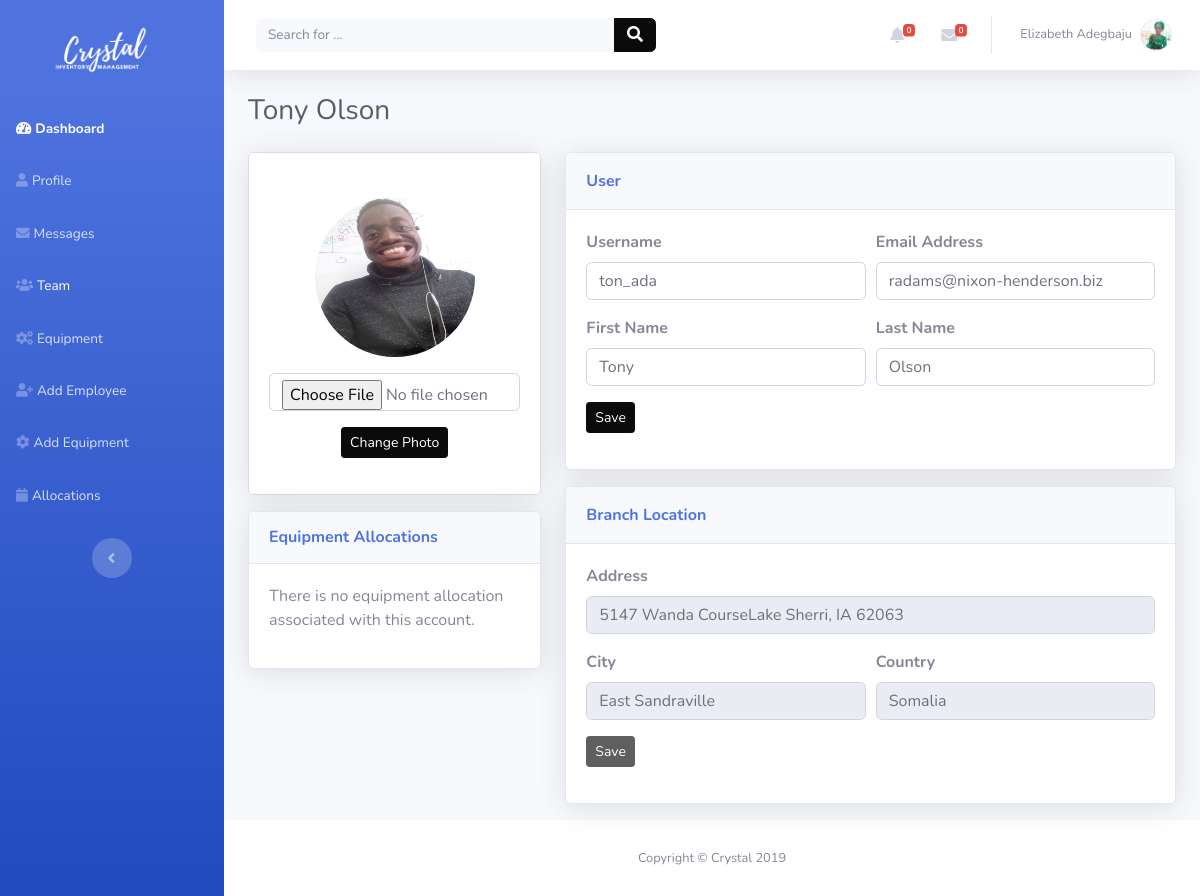
Before: /team/1/ (signed in) with the older database file.
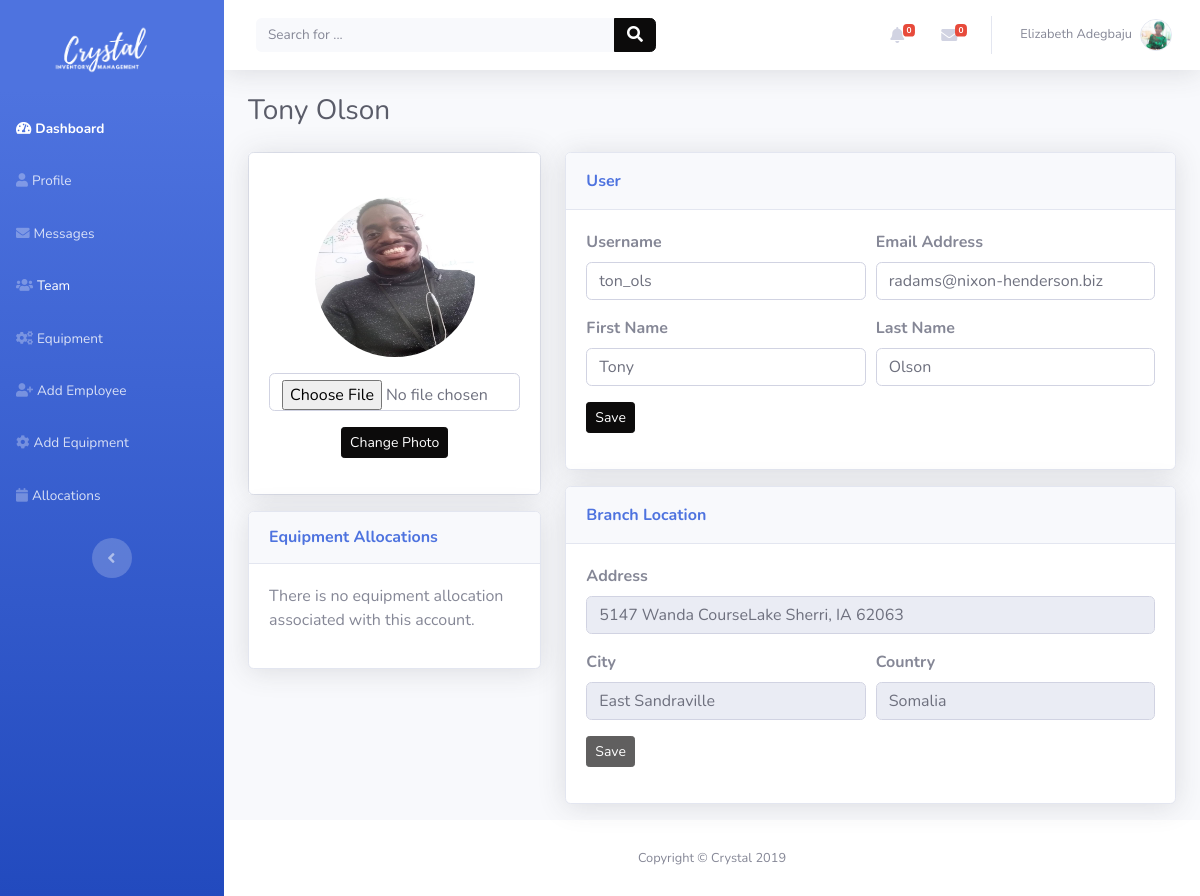
After: the same page with the newer database file.
### dashboard/models.py (models this page shows, shortened)
class User(AbstractUser):
    username = None
    first_name = models.CharField(_('first name'), max_length=30, blank=True)
    last_name = models.CharField(_('last name'), max_length=150, blank=True)
    email = models.EmailField(_('email address'), unique=True)
    is_active = models.BooleanField(_("active"), default=False, help_text=_(
        'Designates whether this user should be treated as active. '
        'Unselect this instead of deleting accounts.'
    ), )
    USERNAME_FIELD = 'email'
    REQUIRED_FIELDS = []
    objects = UserManager()

class Employee(models.Model):
    user = models.OneToOneField(User, models.CASCADE)
    username = models.CharField(max_length=20)
    image = models.ImageField(upload_to=user_directory_path)
    location = models.ForeignKey(Location, on_delete=models.CASCADE, default=1)

class Location(models.Model):
    name = models.CharField(
        max_length=20, help_text='Name to identify branch location of Company')
    address = models.TextField(help_text='Address of Office', null=True)
    city = models.CharField(max_length=20, help_text='City', null=True)
    country = models.CharField(max_length=20, help_text='Country', null=True)
    company = models.ForeignKey(Company, on_delete=models.CASCADE)

### dashboard/views.py (the view)
# urls.py: path('team/<int:pk>/', views.team_member, name='team_member'),
@login_required
def team_member(request, pk):
    if request.method == "GET":
        user = User.objects.get(id=pk)
        logged_in_user = request.user
        alerts, unread_messages = unread_messages_notification(user)
        if user.employee.location.company_id == logged_in_user.employee.location.company_id:
            allocations = user.equipment_allocations.all()
            return render(request, 'profile.html', {'allocations': allocations, 'unread_messages': unread_messages,
                                                    'alerts': alerts, 'user': user})
        else:
            return redirect('page_not_found')

### dashboard/templatetags/profile_extras.py (called while the page is built)
@register.filter(name='has_group')
def has_group(user, group_name):
    return user.groups.filter(name=group_name).exists()

@register.filter
def count(value):
    return len(value)

### dashboard/views.py (called while the page is built)
def unread_messages_notification(user):
    unread_messages = user.inbox_messages.filter(from_user_id__gte=2, read=False).order_by('-date_sent')
    alerts = user.inbox_messages.filter(from_user_id=1, read=False).order_by('-date_sent')
    return alerts, unread_messages

### templates/profile.html (shortened to what the changed rows need)
{% extends 'base_nav.html' %}
{% load static %}
{% load humanize %}
{% load profile_extras %}
{% block content %}
    <div class="container-fluid">
        <h3 class="text-dark mb-4">{{ user.first_name }} {{ user.last_name }}</h3>
        <div class="row mb-3">
            <div class="col-lg-4">
                <div class="card mb-3">
                    <div class="card-body text-center shadow">
                        <img class="rounded-circle mb-3 mt-4"
                             src="{{ MEDIA_URL }}{{ user.employee.image|urlencode }}"
                             width="160" height="160">
                        <form method="POST" action="{% url 'image_upload' %}" enctype="multipart/form-data">
                            <div class="form-group">
                            </div>
                            <div class="form-group">
                            </div>
                        </form>
                    </div>
                </div>
            </div>
            <div class="col-lg-8">
                <div class="row">
                    <div class="col">
                        <div class="card shadow mb-3">
                            <div class="card-body">
                                <form method="POST" action="{% url 'edit_user' %}">
                                    <div class="form-row">
                                        <div class="col">
                                            <div class="form-group"><label
                                                    for="username"><strong>Username</strong></label><input
                                                    class="form-control" type="text"
                                                    value="{{ user.employee.username }}"
                                                    name="username" required></div>
                                        </div>
                                        <div class="col">
                                            <div class="form-group"><label for="email"><strong>Email
                                                Address</strong></label><input class="form-control"
                                                                               type="email"
                                                                               value="{{ user.email }}"
                                                                               name="email" required></div>
                                        </div>
                                    </div>
                                    <div class="form-row">
                                        <div class="col">
                                            <div class="form-group"><label for="first_name"><strong>First
                                                Name</strong></label><input class="form-control"
                                                                            type="text"
                                                                            value="{{ user.first_name }}"
                                                                            name="first_name" required></div>
                                        </div>
                                        <div class="col">
                                            <div class="form-group"><label for="last_name"><strong>Last
                                                Name</strong></label><input class="form-control"
                                                                            type="text"
                                                                            value="{{ user.last_name }}"
                                                                            name="last_name" required></div>
                                        </div>
                                    </div>
                                </form>
                            </div>
                        </div>
                        <div class="card shadow">
                            <div class="card-body">
                                <form>
                                    <div class="form-group"><label
                                            for="address"><strong>Address</strong></label><input
                                            class="form-control" type="text"
                                            value="{{ user.employee.location.address }}"
                                            name="address" disabled=""></div>
                                    <div class="form-row">
                                        <div class="col">
                                            <div class="form-group"><label
                                                    for="city"><strong>City</strong></label><input
                                                    class="form-control" type="text"
                                                    value="{{ user.employee.location.city }}" name="city" disabled="">
                                            </div>
                                        </div>
                                        <div class="col">
                                            <div class="form-group"><label
                                                    for="country"><strong>Country</strong></label><input
                                                    class="form-control" type="text"
                                                    value="{{ user.employee.location.country }}"
                                                    name="country" disabled=""></div>
                                        </div>
                                    </div>
                                </form>
                            </div>
                        </div>
                    </div>
                </div>
            </div>
        </div>
    </div>
{% endblock %}

Changed rows visible on the page:
changed User "Tony": username "ton_ada" → "ton_ols"
